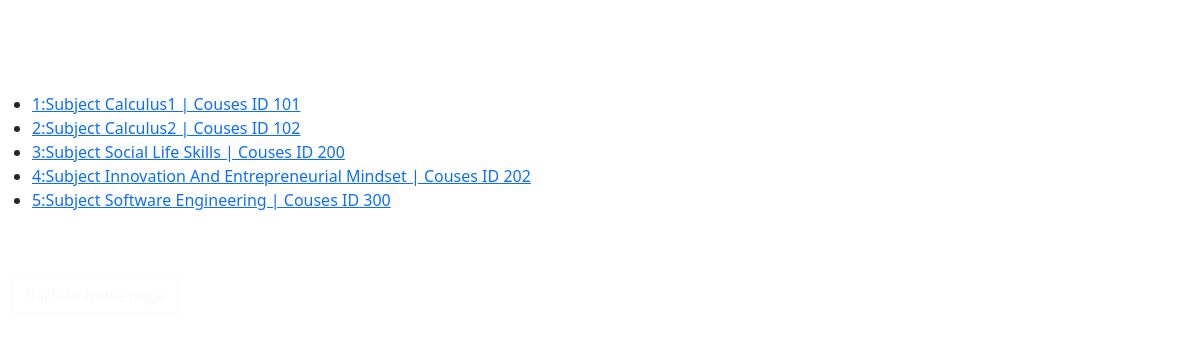
/users/, run on the app's committed database.
### users/models.py (models this page shows, shortened)
class Couses(models.Model):
    subject = models.CharField(max_length=64)
    term = models.IntegerField()
    couseid = models.IntegerField()
    num_student = models.IntegerField()
    year = models.IntegerField()
    nisit = models.ManyToManyField(User, blank=True,name="nisit")
    status = models.BooleanField(default=True)
    def __str__(self):
        return f"{self.id}:Subject {self.subject} | Couses ID {self.couseid} "

### users/views.py (the view)
# urls.py: path('', views.index , name= "index"),
def index(request):
    return render(request, "users/index.html",
    {
        "couses" : Couses.objects.all(),
    })

### users/templates/users/index.html (shortened to what this page needs)
{% extends "users/layout.html" %}
{% load static %}
{% block body %}
    <h1 style="color:white;margin-top:1%; margin-left:1%">
    </h1>
    <br>
    <ul>
    {% for couses in couses %}
        <li>
            <a href = "{% url 'users:couses' couses.id %}">{{ couses }}</a>
        </li>
    {% endfor %}
    </ul>
    <br>
    <br>
    <div style="margin-left:1%"><a href="{% url 'realuser:index' %}" class="btn btn-outline-light">Back to homepage</a>
    </div>
{% endblock %}

### users/templates/users/layout.html (style rules this page uses)
body { background-image: url("https://source.unsplash.com/5sljLx01YwI"); background-size: cover; font-family: 'Rokkitt', serif; font-size: 24px; }

### data on the page
Couses: id+subject+couseid "1:Subject Calculus1 | Couses ID 101"
Couses: id+subject+couseid "2:Subject Calculus2 | Couses ID 102"
Couses: id+subject+couseid "3:Subject Social Life Skills | Couses ID 200"
Couses: id+subject+couseid "4:Subject Innovation And Entrepreneurial Mindset | Couses ID 202"
Couses: id+subject+couseid "5:Subject Software Engineering | Couses ID 300"
